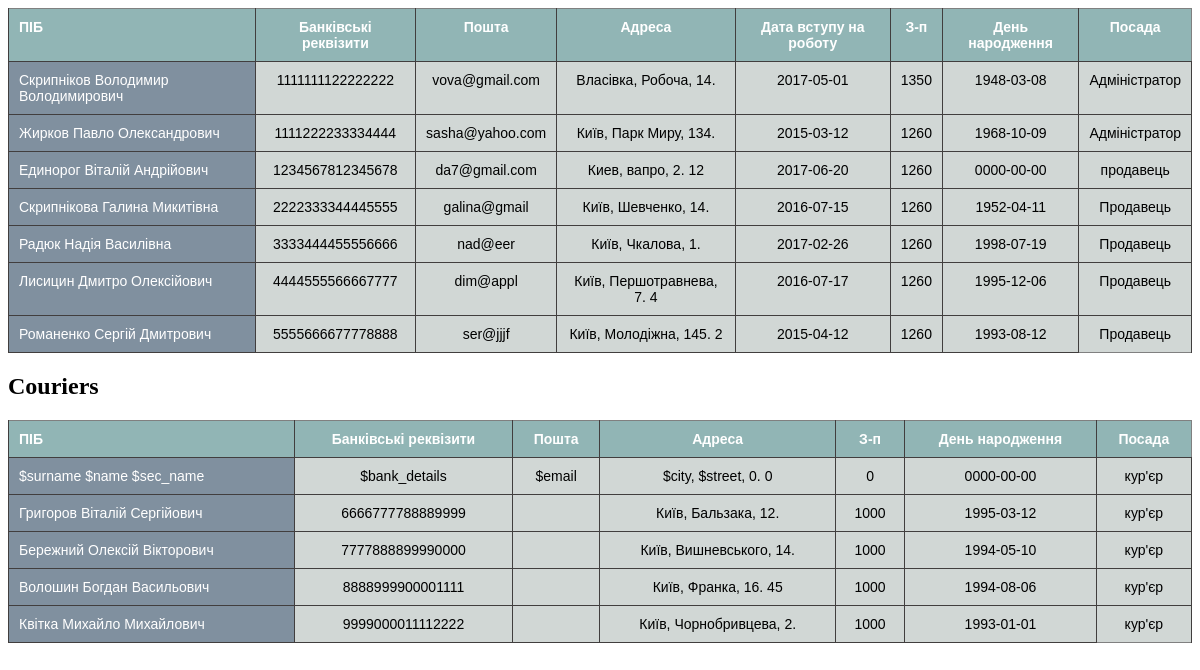
Page /includes/empl_table.php on the earlier database version.
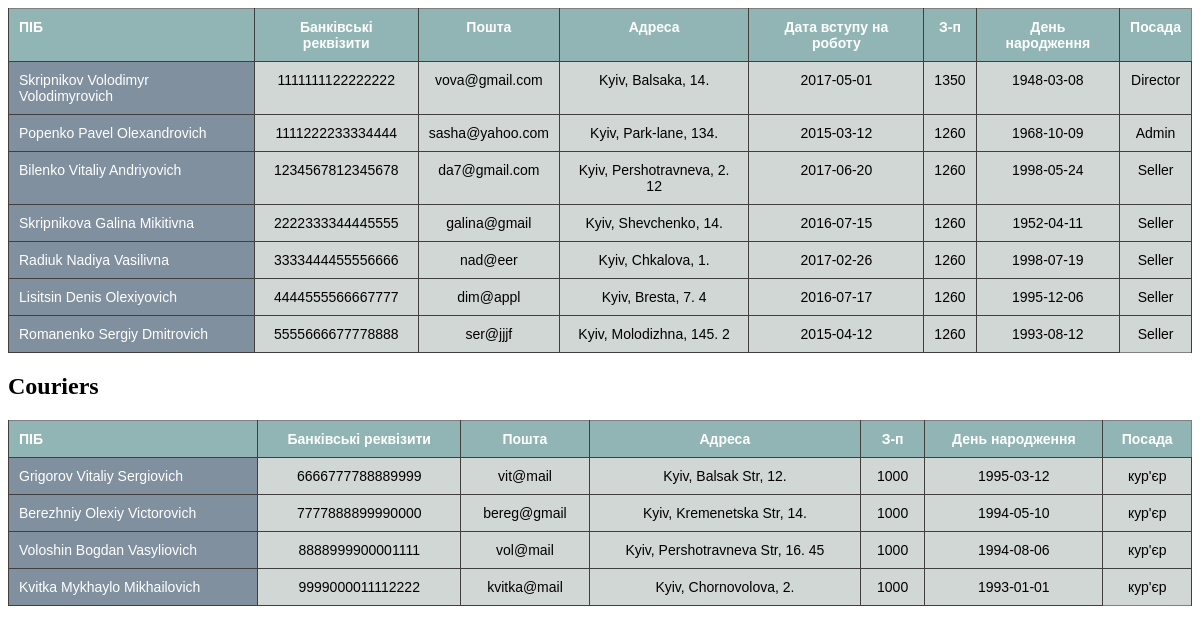
Same page on the later database version.
### tables this page shows
CREATE TABLE IF NOT EXISTS `employee` (
  `bank_details_empl` varchar(16) NOT NULL,
  `empl_name` varchar(20) NOT NULL,
  `empl_sec_name` varchar(20) DEFAULT NULL,
  `empl_surname` varchar(20) NOT NULL,
  `empl_bday` date NOT NULL,
  `empl_email` varchar(20) DEFAULT NULL,
  `empl_city` varchar(20) NOT NULL,
  `empl_street` varchar(20) NOT NULL,
  `empl_house_num` int(11) NOT NULL,
  `empl_num_of_flat` int(11) DEFAULT NULL,
  `date_of_empl_enlistment` date NOT NULL,
  `salary` decimal(10,0) NOT NULL,
  `job` varchar(20) NOT NULL,
  `login` varchar(255) NOT NULL,
  `password` varchar(255) NOT NULL,
  PRIMARY KEY (`bank_details_empl`)
);

CREATE TABLE IF NOT EXISTS `courier` (
  `bank_details_courier` varchar(16) NOT NULL,
  `courier_name` varchar(20) NOT NULL,
  `courier_sec_name` varchar(20) NOT NULL,
  `courier_surname` varchar(20) NOT NULL,
  `courier_email` varchar(20) DEFAULT NULL,
  `courier_city` varchar(20) NOT NULL,
  `courier_street` varchar(20) NOT NULL,
  `courier_house_num` int(11) NOT NULL,
  `courier_num_of_flat` int(11) DEFAULT NULL,
  `date_of_courier enlistment` date NOT NULL,
  `salary` decimal(10,0) NOT NULL,
  `courier_bday` date NOT NULL,
  `login` varchar(255) NOT NULL,
  `password` varchar(255) NOT NULL,
  PRIMARY KEY (`bank_details_courier`)
);

### includes/empl_table.php (the view, shortened to what this page needs)
<?php
include 'helpers/db.php';
$tbl = mysqli_query($connection, "SELECT *  FROM `Employee`  ");
$table = "<table border='1' cellpadding='5'  width=100%>";
$table .= "<tr>";
      $table .= "<th>ПІБ</th>";
	  $table .= "<th>Банківські реквізити</th>";
	  $table .= "<th>Пошта</th>";
	  $table .= "<th>Адреса</th>";
      $table .= "<th>Дата вступу на роботу</th>";
      $table .= "<th>З-п</th>";
      $table .= "<th>День народження</th>";
      $table .= "<th>Посада</th>";
while ($row = mysqli_fetch_assoc($tbl))
{
    $salar_empl = $row['salary'];
      $table .= "<tr>";
      $table .= "<td>".$row['empl_surname']. " " .$row['empl_name']. " " .$row['empl_sec_name']."</td>";
      $table .= "<td>".$row['bank_details_empl']."</td>";
      $table .= "<td>".$row['empl_email']."</td>";
      $table .= "<td>".$row['empl_city']. ", " .$row['empl_street']. ", " .$row['empl_house_num']. ". " .$row['empl_num_of_flat']."</td>";
      $table .= "<td>".$row['date_of_empl_enlistment']."</td>";
      $table .= "<td>".$salar_empl."</td>";
      $table .= "<td>".$row['empl_bday']."</td>";
      $table .= "<td>".$row['job']."</td>";
    }
      $table .= "</table> ";
      echo $table;
echo "<h2>Couriers</h2>";
$tbl1 = mysqli_query($connection, "SELECT *  FROM `Courier`  ");
$table1 = "<table border='1' cellpadding='5'  width=100%>";
$table1 .= "<tr>";
      $table1 .= "<th>ПІБ</th>";
	  $table1 .= "<th>Банківські реквізити</th>";
	  $table1 .= "<th>Пошта</th>";
	  $table1 .= "<th>Адреса</th>";
      $table1 .= "<th>З-п</th>";
      $table1 .= "<th>День народження</th>";
      $table1 .= "<th>Посада</th>";
while ($row = mysqli_fetch_assoc($tbl1))
{
      $table1 .= "<tr>";
      $table1 .= "<td>".$row['courier_surname']. " " .$row['courier_name']. " " .$row['courier_sec_name']."</td>";
      $table1 .= "<td>".$row['bank_details_courier']."</td>";
      $table1 .= "<td>".$row['courier_email']."</td>";
      $table1 .= "<td>".$row['courier_city']. ", " .$row['courier_street']. ", " .$row['courier_house_num']. ". " .$row['courier_num_of_flat']."</td>";
      $table1 .= "<td>".$row['salary']."</td>";
      $table1 .= "<td>".$row['courier_bday']."</td>";
      $table1 .= "<td>кур'єр</td>";
    }
      $table1 .= "</table> ";
      echo $table1;
?>

Differences in the rows shown:
removed courier: courier_surname "$surname", courier_name "$name", courier_sec_name "$sec_name", bank_details_courier "$bank_details", courier_email "$email", courier_city "$city", courier_street "$street", courier_house_num "0", courier_num_of_flat "0", salary "0", courier_bday "0000-00-00"
changed employee "vova@gmail.com": empl_surname "Скрипніков" → "Skripnikov"; empl_name "Володимир" → "Volodimyr"; empl_sec_name "Володимирович" → "Volodimyrovich"; empl_city "Власівка" → "Kyiv"; empl_street "Робоча" → "Balsaka"; job "Адміністратор" → "Director"
changed employee "sasha@yahoo.com": empl_surname "Жирков" → "Popenko"; empl_name "Павло" → "Pavel"; empl_sec_name "Олександрович" → "Olexandrovich"; empl_city "Київ" → "Kyiv"; empl_street "Парк Миру" → "Park-lane"; job "Адміністратор" → "Admin"
changed employee "da7@gmail.com": empl_surname "Единорог" → "Bilenko"; empl_name "Віталій" → "Vitaliy"; empl_sec_name "Андрійович" → "Andriyovich"; empl_city "Киев" → "Kyiv"; empl_street "вапро" → "Pershotravneva"; empl_bday "0000-00-00" → "1998-05-24"; job "продавець" → "Seller"
changed employee "galina@gmail": empl_surname "Скрипнікова" → "Skripnikova"; empl_name "Галина" → "Galina"; empl_sec_name "Микитівна" → "Mikitivna"; empl_city "Київ" → "Kyiv"; empl_street "Шевченко" → "Shevchenko"; job "Продавець" → "Seller"
changed employee "nad@eer": empl_surname "Радюк" → "Radiuk"; empl_name "Надія" → "Nadiya"; empl_sec_name "Василівна" → "Vasilivna"; empl_city "Київ" → "Kyiv"; empl_street "Чкалова" → "Chkalova"; job "Продавець" → "Seller"
changed employee "dim@appl": empl_surname "Лисицин" → "Lisitsin"; empl_name "Дмитро" → "Denis"; empl_sec_name "Олексійович" → "Olexiyovich"; empl_city "Київ" → "Kyiv"; empl_street "Першотравнева" → "Bresta"; job "Продавець" → "Seller"
changed employee "ser@jjjf": empl_surname "Романенко" → "Romanenko"; empl_name "Сергій" → "Sergiy"; empl_sec_name "Дмитрович" → "Dmitrovich"; empl_city "Київ" → "Kyiv"; empl_street "Молодіжна" → "Molodizhna"; job "Продавець" → "Seller"
changed courier id 6666777788889999: courier_surname "Григоров" → "Grigorov"; courier_name "Віталій" → "Vitaliy"; courier_sec_name "Сергійович" → "Sergiovich"; courier_email (not shown) → "vit@mail"; courier_city "Київ" → "Kyiv"; courier_street "Бальзака" → "Balsak Str"
changed courier id 7777888899990000: courier_surname "Бережний" → "Berezhniy"; courier_name "Олексій" → "Olexiy"; courier_sec_name "Вікторович" → "Victorovich"; courier_email (not shown) → "bereg@gmail"; courier_city "Київ" → "Kyiv"; courier_street "Вишневського" → "Kremenetska Str"
changed courier id 8888999900001111: courier_surname "Волошин" → "Voloshin"; courier_name "Богдан" → "Bogdan"; courier_sec_name "Васильович" → "Vasyliovich"; courier_email (not shown) → "vol@mail"; courier_city "Київ" → "Kyiv"; courier_street "Франка" → "Pershotravneva Str"
changed courier id 9999000011112222: courier_surname "Квітка" → "Kvitka"; courier_name "Михайло" → "Mykhaylo"; courier_sec_name "Михайлович" → "Mikhailovich"; courier_email (not shown) → "kvitka@mail"; courier_city "Київ" → "Kyiv"; courier_street "Чорнобривцева" → "Chornovolova"
